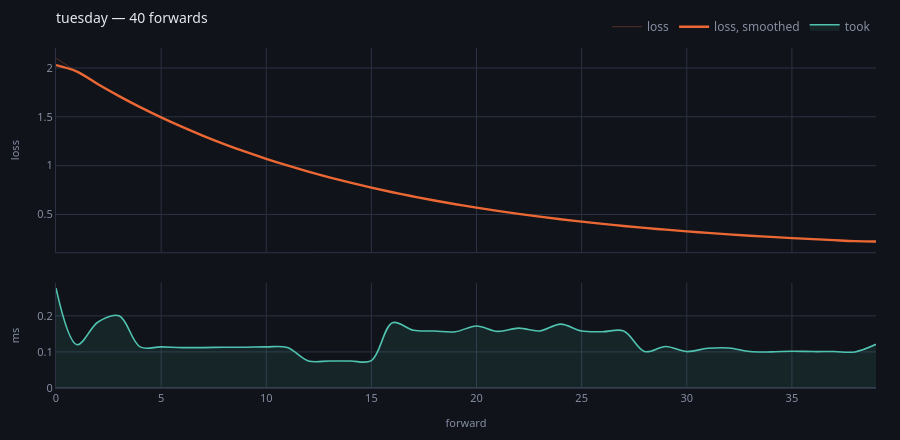

The code cell stored with this chart in its notebook:
### Markdown cell above
## Drawn

`progress` reads the store. The bold line is a **centred rolling mean**, not a
spline through the points: a spline invents the values between them, and an
overshoot dipping below a minimum that never happened is a figure that lies.
The raw series stays underneath it, thin, so nothing is hidden by the smoothing.

### Code cell
progress(store, run="tuesday")

### Figure 1 — Plotly figure (JSON) as saved in the notebook; plotly's stock layout.template omitted (floating-point values rounded to 4 significant figures)
{"data": [{"hovertemplate": "forward %{x}<br>loss %{y:.4g}<extra></extra>", "line": {"color": "#eb6834", "width": 1}, "mode": "lines", "name": "loss", "opacity": 0.32, "type": "scatter", "x": [0, 1, 2, 3, 4, 5, 6, 7, 8, 9, 10, 11, 12, 13, 14, 15, 16, 17, 18, 19, 20, 21, 22, 23, 24, 25, 26, 27, 28, 29, 30, 31, 32, 33, 34, 35, 36, 37, 38, 39], "xaxis": "x", "y": [2.1, 1.96, 1.83, 1.709, 1.596, 1.491, 1.394, 1.303, 1.219, 1.141, 1.068, 1.0, 0.9372, 0.8786, 0.8241, 0.7734, 0.7263, 0.6824, 0.6417, 0.6037, 0.5685, 0.5357, 0.5052, 0.4768, 0.4504, 0.4259, 0.4031, 0.3819, 0.3622, 0.3438, 0.3267, 0.3109, 0.2961, 0.2824, 0.2696, 0.2577, 0.2467, 0.2364, 0.2269, 0.218], "yaxis": "y"}, {"hovertemplate": "forward %{x}<br>mean %{y:.4g}<extra></extra>", "line": {"color": "#eb6834", "shape": "spline", "width": 2.4}, "mode": "lines", "name": "loss, smoothed", "type": "scatter", "x": [0, 1, 2, 3, 4, 5, 6, 7, 8, 9, 10, 11, 12, 13, 14, 15, 16, 17, 18, 19, 20, 21, 22, 23, 24, 25, 26, 27, 28, 29, 30, 31, 32, 33, 34, 35, 36, 37, 38, 39], "xaxis": "x", "y": [2.03, 1.963, 1.833, 1.712, 1.599, 1.494, 1.396, 1.306, 1.221, 1.143, 1.07, 1.002, 0.9387, 0.88, 0.8254, 0.7746, 0.7274, 0.6834, 0.6426, 0.6046, 0.5693, 0.5364, 0.5059, 0.4775, 0.4511, 0.4265, 0.4036, 0.3824, 0.3626, 0.3442, 0.3271, 0.3112, 0.2964, 0.2827, 0.2699, 0.258, 0.247, 0.2367, 0.2271, 0.2224], "yaxis": "y"}, {"fill": "tozeroy", "fillcolor": "rgba(79,195,176,0.10)", "hovertemplate": "forward %{x}<br>%{y:.1f} ms<extra></extra>", "line": {"color": "#4fc3b0", "shape": "spline", "width": 1.6}, "mode": "lines", "name": "took", "type": "scatter", "x": [0, 1, 2, 3, 4, 5, 6, 7, 8, 9, 10, 11, 12, 13, 14, 15, 16, 17, 18, 19, 20, 21, 22, 23, 24, 25, 26, 27, 28, 29, 30, 31, 32, 33, 34, 35, 36, 37, 38, 39], "xaxis": "x2", "y": [0.277, 0.12, 0.183, 0.2, 0.114, 0.114, 0.112, 0.112, 0.113, 0.113, 0.114, 0.112, 0.075, 0.075, 0.075, 0.076, 0.181, 0.16, 0.158, 0.156, 0.172, 0.157, 0.166, 0.158, 0.177, 0.158, 0.156, 0.158, 0.101, 0.115, 0.101, 0.11, 0.111, 0.101, 0.1, 0.102, 0.101, 0.101, 0.1, 0.121], "yaxis": "y2"}, {"hovertemplate": "forward %{x} broke<extra></extra>", "marker": {"color": "#ef5f6b", "size": 9, "symbol": "x"}, "mode": "markers", "name": "broke", "showlegend": false, "type": "scatter", "x": [], "xaxis": "x", "y": [], "yaxis": "y"}], "layout": {"font": {"color": "#e7e9ef", "family": "system-ui, -apple-system, Segoe UI, Roboto, sans-serif", "size": 12}, "height": 440, "hoverlabel": {"align": "left", "bgcolor": "#1a1e28", "bordercolor": "#2c3242", "font": {"color": "#e7e9ef", "family": "system-ui, -apple-system, Segoe UI, Roboto, sans-serif"}}, "hovermode": "x unified", "legend": {"bgcolor": "rgba(0,0,0,0)", "font": {"color": "#868ea3"}, "orientation": "h", "x": 1, "xanchor": "right", "y": 1.02, "yanchor": "bottom"}, "margin": {"b": 44, "l": 56, "r": 24, "t": 44}, "paper_bgcolor": "#101319", "plot_bgcolor": "#101319", "title": {"font": {"size": 14}, "text": "tuesday — 40 forwards", "x": 0, "xanchor": "left", "xref": "paper", "y": 0.97, "yanchor": "top"}, "xaxis": {"anchor": "y", "domain": [0.0, 1.0], "gridcolor": "#2c3242", "linecolor": "#2c3242", "matches": "x2", "showticklabels": false, "tickfont": {"color": "#868ea3", "size": 11}, "title": {"font": {"color": "#868ea3", "size": 11}}, "zerolinecolor": "#2c3242"}, "xaxis2": {"anchor": "y2", "domain": [0.0, 1.0], "gridcolor": "#2c3242", "linecolor": "#2c3242", "tickfont": {"color": "#868ea3", "size": 11}, "title": {"font": {"color": "#868ea3", "size": 11}, "text": "forward"}, "zerolinecolor": "#2c3242"}, "yaxis": {"anchor": "x", "domain": [0.3994, 1.0], "gridcolor": "#2c3242", "linecolor": "#2c3242", "tickfont": {"color": "#868ea3", "size": 11}, "title": {"font": {"color": "#868ea3", "size": 11}, "text": "loss"}, "zerolinecolor": "#2c3242"}, "yaxis2": {"anchor": "x2", "domain": [0.0, 0.3094], "gridcolor": "#2c3242", "linecolor": "#2c3242", "rangemode": "tozero", "tickfont": {"color": "#868ea3", "size": 11}, "title": {"font": {"color": "#868ea3", "size": 11}, "text": "ms"}, "zerolinecolor": "#2c3242"}}}
